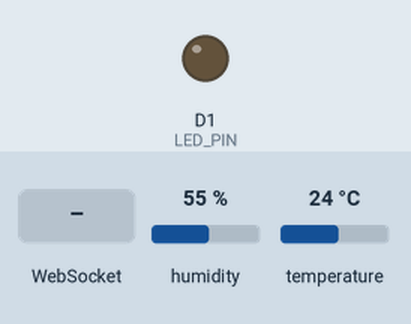
The sketch below on a simulated ESP8266 (NodeMCU). Parts: output pins drawn as LEDs (lit = HIGH). The inputs (shaded band) are chosen by the test bench; at power-on: humidity 55 %, temperature 24 °C. WiFi joins after 1.5 s; servers stay silent unless stated; what the sketch prints to the serial monitor is not drawn.

Above: at 2.7 s.
2.8 s: WebSocket text "toggle" received
At 3.7 s:
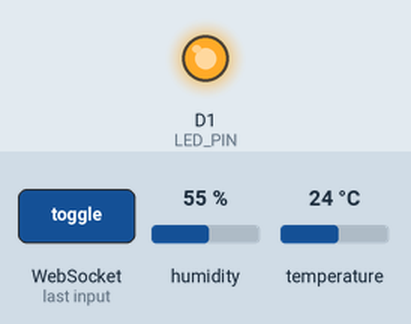
Timing chart, 0 to 5.8 s (numbered marks = the images above; inputs shaded):
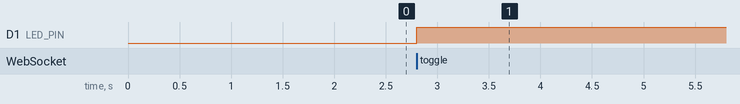

The sketch:

modul4_7.ino
```cpp
#include <ESP8266WiFi.h>
#include <ESPAsyncTCP.h>
#include <ESPAsyncWebServer.h>
#include <DHT.h>

// 1. Konfigurasi Wi-Fi
const char* ssid = "KOST ASSALAM";
const char* password = "hitamputih";

// 2. Konfigurasi Pin Hardware
#define DHTPIN D2     // Pin Data DHT11 3 Kaki
#define DHTTYPE DHT11
#define LED_PIN D1    // Pin LED Eksternal

DHT dht(DHTPIN, DHTTYPE);
AsyncWebServer server(80);
AsyncWebSocket ws("/ws");

// 3. Variabel Penampung Data
String currentHum = "--";
String currentTemp = "--";
String ledState = "OFF";

unsigned long previousMillis = 0;
const long interval = 2000; // Baca sensor tiap 2 detik

// 4. Halaman HTML + CSS + JS (Disimpan dalam PROGMEM / Raw String)
const char index_html[] PROGMEM = R"rawliteral(
<!DOCTYPE html>
<html lang="id">
<head>
  <meta charset="UTF-8">
  <meta name="viewport" content="width=device-width, initial-scale=1.0">
  <title>Telemetri Suhu & Kelembapan</title>
  <style>
    body { font-family: Arial, sans-serif; text-align: center; background: #f4f4f9; padding: 20px; }
    .card { background: white; padding: 20px; margin: 15px auto; width: 280px; border-radius: 10px; box-shadow: 0 4px 8px rgba(0,0,0,0.1); }
    button { padding: 10px 20px; font-size: 16px; border: none; background: #007bff; color: white; border-radius: 5px; cursor: pointer; }
    button:hover { background: #0056b3; }
  </style>
</head>
<body>

  <h1>Telemetri WebSockets</h1>
  <p>Status Koneksi: <b id="status">Menghubungkan...</b></p>

  <div class="card">
    <h2>Suhu: <span id="tempValue">--</span> &deg;C</h2>
  </div>

  <div class="card">
    <h2>Kelembapan: <span id="humValue">--</span> %</h2>
  </div>

  <div class="card">
    <h2>LED: <span id="state">OFF</span></h2>
    <button onclick="toggleLED()"><span id="btnText">Nyalakan</span></button>
  </div>

  <script>
    // Koneksi WebSocket otomatis menggunakan IP tempat web di-host
    var gateway = `ws://${window.location.hostname}/ws`;
    var websocket;

    function initWebSocket() {
      websocket = new WebSocket(gateway);
      websocket.onopen = onOpen;
      websocket.onclose = onClose;
      websocket.onmessage = onMessage;
    }

    function onOpen(event) {
      document.getElementById('status').innerText = "Terhubung";
    }

    function onClose(event) {
      document.getElementById('status').innerText = "Terputus";
      setTimeout(initWebSocket, 2000);
    }

    function onMessage(event) {
      let data = JSON.parse(event.data);

      if (data.suhu !== undefined) {
        document.getElementById('tempValue').innerText = data.suhu;
      }
      if (data.hum !== undefined) {
        document.getElementById('humValue').innerText = data.hum;
      }
      if (data.led !== undefined) {
        document.getElementById('state').innerText = data.led;
        document.getElementById('btnText').innerText = (data.led === "ON") ? "Matikan" : "Nyalakan";
      }
    }

    function toggleLED() {
      websocket.send('toggle');
    }

    window.addEventListener('load', initWebSocket);
  </script>
</body>
</html>
)rawliteral";

// 5. Fungsi Kirim JSON ke Browser
void notifyClients() {
  String jsonPayload = "{\"led\":\"" + ledState + "\",\"suhu\":\"" + currentTemp + "\",\"hum\":\"" + currentHum + "\"}";
  ws.textAll(jsonPayload);
}

// 6. Handler Event WebSocket
void onEvent(AsyncWebSocket *server, AsyncWebSocketClient *client, AwsEventType type, void *arg, uint8_t *data, size_t len) {
  if (type == WS_EVT_CONNECT) {
    notifyClients();
  } else if (type == WS_EVT_DATA) {
    AwsFrameInfo *info = (AwsFrameInfo*)arg;
    if (info->final && info->index == 0 && info->len == len && info->opcode == WS_TEXT) {
      data[len] = 0;
      String message = (char*)data;
      if (message == "toggle") {
        ledState = (ledState == "OFF") ? "ON" : "OFF";
        digitalWrite(LED_PIN, (ledState == "ON") ? HIGH : LOW);
        notifyClients();
      }
    }
  }
}

void setup() {
  Serial.begin(115200);
  pinMode(LED_PIN, OUTPUT);
  digitalWrite(LED_PIN, LOW);

  dht.begin();

  // Koneksi Wi-Fi
  WiFi.begin(ssid, password);
  while (WiFi.status() != WL_CONNECTED) {
    delay(500);
    Serial.print(".");
  }
  Serial.println("\nWi-Fi Terhubung!");
  Serial.print("IP Address: ");
  Serial.println(WiFi.localIP());

  // Setup WebSocket
  ws.onEvent(onEvent);
  server.addHandler(&ws);

  // Melayani tampilan HTML saat IP NodeMCU diakses dari browser
  server.on("/", HTTP_GET, [](AsyncWebServerRequest *request){
    request->send_P(200, "text/html", index_html);
  });

  server.begin();
}

void loop() {
  ws.cleanupClients();

  // Timing non-blocking menggunakan millis()
  unsigned long currentMillis = millis();
  if (currentMillis - previousMillis >= interval) {
    previousMillis = currentMillis;

    float h = dht.readHumidity();
    float t = dht.readTemperature();

    if (!isnan(h) && !isnan(t)) {
      currentHum = String(h, 1);
      currentTemp = String(t, 1);
      notifyClients();
    }
  }
}
```

Measured:
- after the input at 2.8 s, D1 (LED_PIN): LOW → HIGH at once
